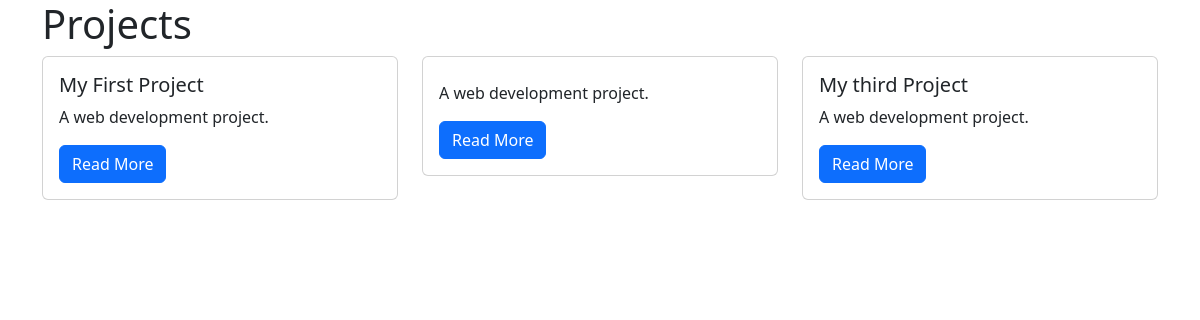
The app's page /projects/, older data.
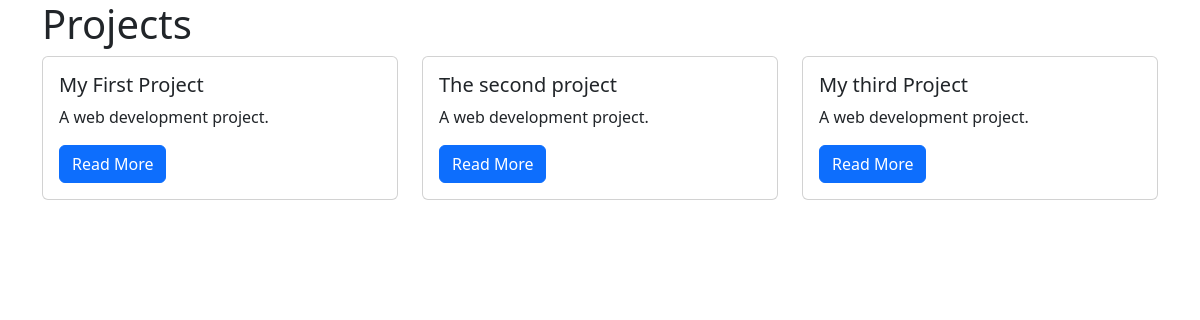
The same page, newer data.
### projects/models.py (models this page shows)
class Project(models.Model):
    title = models.CharField(max_length=100)
    description = models.TextField()
    technology = models.CharField(max_length=20)
    image = models.FileField(upload_to="project_images/", blank=True)

### projects/views.py (the view)
# urls.py: path("", views.project_index, name="project_index"),
def project_index(request):
    projects = Project.objects.all()
    context = {
        "projects": projects
    }
    return render(request, "projects/project_index.html", context)

### templates/projects/project_index.html (shortened to what this page needs)
{% extends "base.html" %}
{% block page_content %}
<h1>Projects</h1>
<div class="row">
{% for project in projects %}
    <div class="col-md-4">
        <div class="card mb-2">
            <div class="card-body">
                <h5 class="card-title">{{ project.title }}</h5>
                <p class="card-text">{{ project.description }}</p>
                <a href="{% url 'project_detail' project.pk %}"
                   class="btn btn-primary">
                    Read More
                </a>
            </div>
        </div>
    </div>
    {% endfor %}
</div>
{% endblock %}

### templates/base.html (shortened to what this page needs)
<!DOCTYPE html>
<html lang="en">
<head>
    <link
        href="https://cdn.jsdelivr.net/npm/bootstrap@5.3.1/dist/css/bootstrap.min.css"
        rel="stylesheet"
    >
</head>
<body class="container">
{% block page_content %}{% endblock page_content %}
</body>
</html>

Row changes from the older to the newer data that the page shows:
changed Project: title (not shown) → "The second project"
